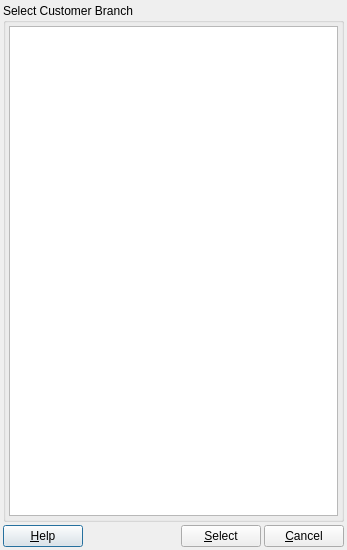
<?xml version="1.0" encoding="UTF-8"?>
<ui version="4.0">
 <class>ACC_SelectCustBranchDialog</class>
 <widget class="QDialog" name="ACC_SelectCustBranchDialog">
  <property name="geometry">
   <rect>
    <x>0</x>
    <y>0</y>
    <width>347</width>
    <height>550</height>
   </rect>
  </property>
  <property name="windowTitle">
   <string>Dialog</string>
  </property>
  <layout class="QGridLayout" name="gridLayout_2">
   <property name="margin">
    <number>3</number>
   </property>
   <property name="spacing">
    <number>3</number>
   </property>
   <item row="0" column="0">
    <widget class="QGroupBox" name="groupBox">
     <property name="sizePolicy">
      <sizepolicy hsizetype="Preferred" vsizetype="Preferred">
       <horstretch>0</horstretch>
       <verstretch>1</verstretch>
      </sizepolicy>
     </property>
     <property name="title">
      <string>Select Customer Branch</string>
     </property>
     <layout class="QGridLayout" name="gridLayout">
      <property name="margin">
       <number>3</number>
      </property>
      <property name="spacing">
       <number>3</number>
      </property>
      <item row="0" column="0">
       <widget class="QTableView" name="tvCustomer"/>
      </item>
     </layout>
    </widget>
   </item>
   <item row="1" column="0">
    <layout class="QHBoxLayout" name="horizontalLayout_2">
     <item>
      <widget class="QPushButton" name="pbHelp">
       <property name="text">
        <string>&amp;Help</string>
       </property>
      </widget>
     </item>
     <item>
      <spacer name="horizontalSpacer_2">
       <property name="orientation">
        <enum>Qt::Horizontal</enum>
       </property>
       <property name="sizeHint" stdset="0">
        <size>
         <width>40</width>
         <height>20</height>
        </size>
       </property>
      </spacer>
     </item>
     <item>
      <widget class="QPushButton" name="pbSelect">
       <property name="text">
        <string>&amp;Select</string>
       </property>
      </widget>
     </item>
     <item>
      <widget class="QPushButton" name="pbCancel">
       <property name="text">
        <string>&amp;Cancel</string>
       </property>
      </widget>
     </item>
    </layout>
   </item>
  </layout>
 </widget>
 <tabstops>
  <tabstop>tvCustomer</tabstop>
  <tabstop>pbSelect</tabstop>
  <tabstop>pbCancel</tabstop>
  <tabstop>pbHelp</tabstop>
 </tabstops>
 <resources/>
 <connections/>
</ui>
